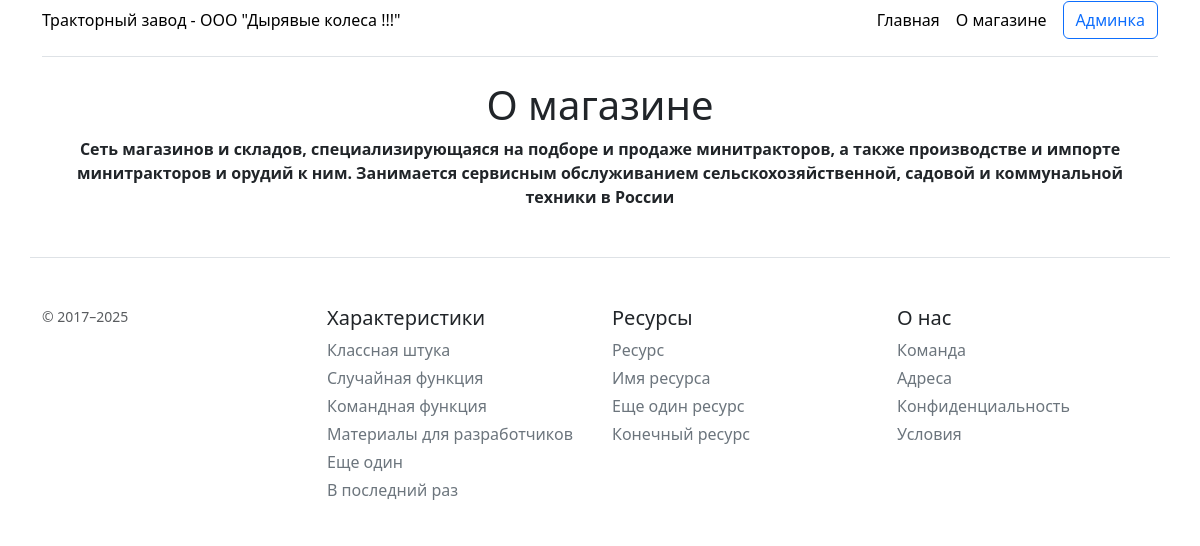
/about, run on the app's committed database.
### app.py (models this page shows, shortened)
class Page_info(db.Model):
    __tablename__ = 'page_info'
    id = db.Column(db.Integer, primary_key=True)
    home_page = db.Column(db.String(100), nullable=False)
    about_page= db.Column(db.String(200), nullable=False)
    company_name = db.Column(db.String(100), nullable=False)
    company_description_text = db.Column(db.Text, nullable=True)
    company_about = db.Column(db.Text, nullable=True)

### app.py (the view)
@app.route('/about')
def about():
    page_info = Page_info.query.all()
    return render_template("about.html",  page_info=page_info)

### templates/about.html (shortened to what this page needs)
{% extends 'base.html' %}
{% block company_name %}
    {{ page_info[0].company_name }}
{% endblock %}
{% block body %}
        <div class="text-center"><h1>{{ page_info[0].about_page }}</h1>
    <p><b>{{ page_info[0].company_about }} </b></p></div>
{% endblock %}

### templates/base.html (shortened to what this page needs)
<!doctype html>
<html lang="ru">
    <head>
        <link href="https://cdn.jsdelivr.net/npm/bootstrap@5.3.3/dist/css/bootstrap.min.css" rel="stylesheet"
>
    </head>
<body>
 <header class="container">
<div class="d-flex flex-column flex-md-row align-items-center pb-3 mb-4 border-bottom ">
      <a href="/" class="d-flex align-items-center link-body-emphasis text-decoration-none">
        {% block company_name %}
           {% endblock %}
      </a>
      <nav class="d-inline-flex mt-2 mt-md-0 ms-md-auto">
        <a class="me-3 py-2 link-body-emphasis text-decoration-none" href="/">Главная</a>
        <a class="me-3 py-2 link-body-emphasis text-decoration-none" href="/about">О магазине</a>
      </nav>
        <a class="btn btn-outline-primary " href="/admin" >Админка</a>
    </div>
 </header>
 <content>
<div class="container">{% block body %}{% endblock %}</div>
</content>
<footer class="pt-4 my-md-5 pt-md-5 border-top container">
    <div class="row">
      <div class="col-12 col-md">
        <small class="d-block mb-3 text-body-secondary">© 2017–2025</small>
      </div>
      <div class="col-6 col-md">
        <h5>Характеристики</h5>
        <ul class="list-unstyled text-small">
          <li class="mb-1"><a class="link-secondary text-decoration-none" href="#">Классная штука</a></li>
          <li class="mb-1"><a class="link-secondary text-decoration-none" href="#">Случайная функция</a></li>
          <li class="mb-1"><a class="link-secondary text-decoration-none" href="#">Командная функция</a></li>
          <li class="mb-1"><a class="link-secondary text-decoration-none" href="#">Материалы для разработчиков</a></li>
          <li class="mb-1"><a class="link-secondary text-decoration-none" href="#">Еще один</a></li>
          <li class="mb-1"><a class="link-secondary text-decoration-none" href="#">В последний раз</a></li>
        </ul>
      </div>
      <div class="col-6 col-md">
        <h5>Ресурсы</h5>
        <ul class="list-unstyled text-small">
          <li class="mb-1"><a class="link-secondary text-decoration-none" href="#">Ресурс</a></li>
          <li class="mb-1"><a class="link-secondary text-decoration-none" href="#">Имя ресурса</a></li>
          <li class="mb-1"><a class="link-secondary text-decoration-none" href="#">Еще один ресурс</a></li>
          <li class="mb-1"><a class="link-secondary text-decoration-none" href="#">Конечный ресурс</a></li>
        </ul>
      </div>
      <div class="col-6 col-md">
        <h5>О нас</h5>
        <ul class="list-unstyled text-small">
          <li class="mb-1"><a class="link-secondary text-decoration-none" href="#">Команда</a></li>
          <li class="mb-1"><a class="link-secondary text-decoration-none" href="#">Адреса</a></li>
          <li class="mb-1"><a class="link-secondary text-decoration-none" href="#">Конфиденциальность</a></li>
          <li class="mb-1"><a class="link-secondary text-decoration-none" href="#">Условия</a></li>
        </ul>
      </div>
    </div>
  </footer>
</body>
</html>

### data on the page
Page_info: company_name "Тракторный завод - ООО \"Дырявые колеса !!!\"", about_page "О магазине", company_about "Сеть магазинов и складов, специализирующаяся на подборе и продаже минитракторов, а также производстве и импорте минитракторов и орудий к ним. Занимается сервисным обслуживанием сельскохозяйственной, садовой и коммунальной техники в России"
